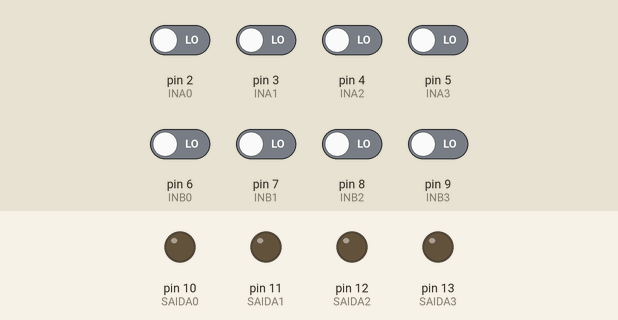
Recording of a sketch running on a simulated Arduino Uno, built with avr-gcc and run on an emulated ATmega328P. Parts: output pins drawn as LEDs (lit = HIGH). Inputs (shaded band) come from the test bench; at power-on: pin 2 (INA0), pin 3 (INA1), pin 4 (INA2), pin 5 (INA3), pin 6 (INB0), pin 7 (INB1), pin 8 (INB2), pin 9 (INB3) LOW.

Above: at 1.2 s.
1.3 s: pin 2 (INA0) driven HIGH
At 2.2 s:
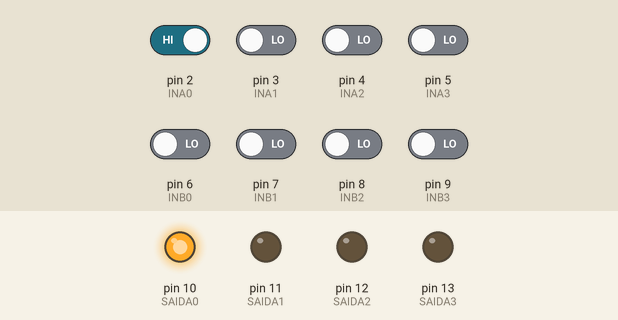
2.8 s: pin 3 (INA1) driven HIGH
At 3.3 s:
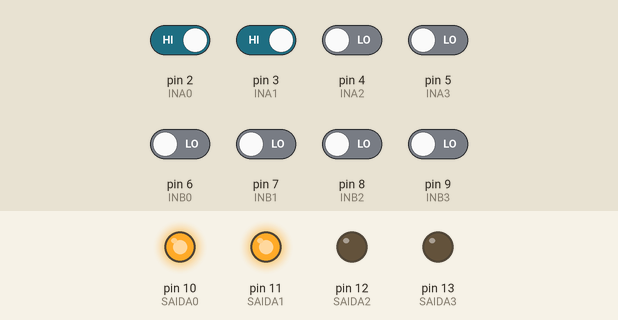
4.3 s: pin 4 (INA2) driven HIGH
At 5.5 s:
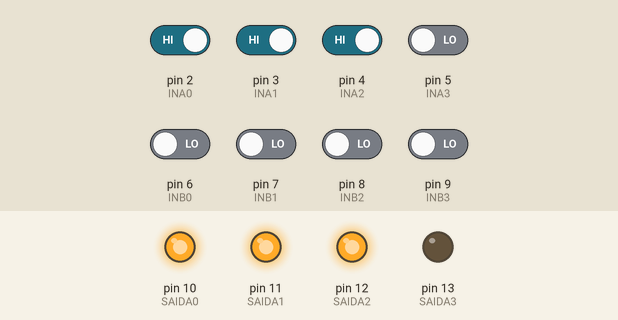
5.8 s: pin 5 (INA3) driven HIGH
At 6.8 s:
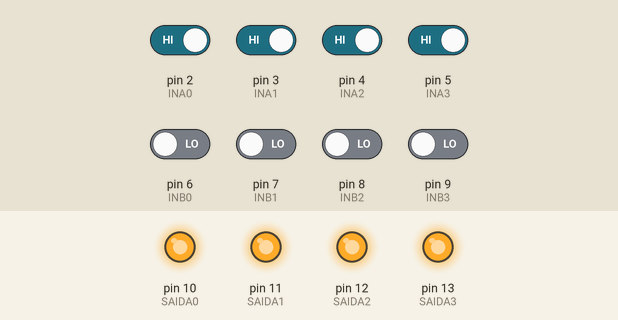
7.3 s: pin 2 (INA0) driven LOW
At 8.0 s:
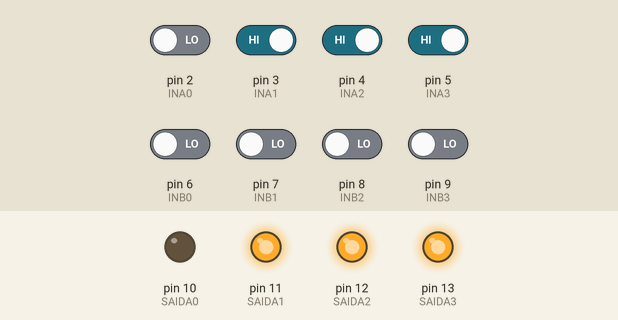
8.8 s: pin 8 (INB2) driven HIGH
At 9.1 s:
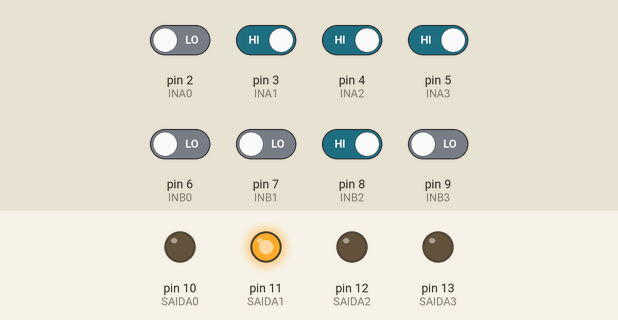
Timing chart, 0 to 11.3 s (numbered marks = the images above; inputs shaded):
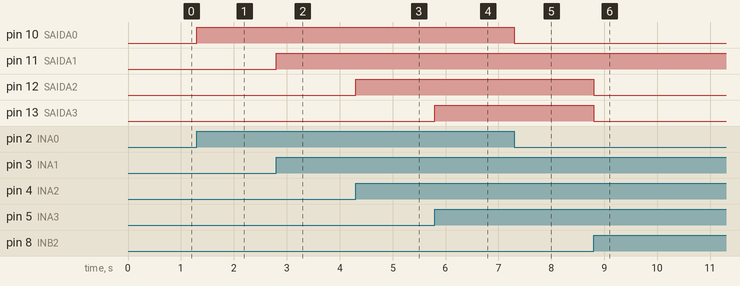

Measured:
- after the input at 1.3 s, pin 10 (SAIDA0): LOW → HIGH at once
- after the input at 2.8 s, pin 11 (SAIDA1): LOW → HIGH at once
- after the input at 4.3 s, pin 12 (SAIDA2): LOW → HIGH at once
- after the input at 5.8 s, pin 13 (SAIDA3): LOW → HIGH at once
- after the input at 7.3 s, pin 10 (SAIDA0): HIGH → LOW at once
- after the input at 8.8 s, pin 12 (SAIDA2), pin 13 (SAIDA3): HIGH → LOW at once

The sketch:

somador4bits.ino
```cpp
#define SAIDA0 10
#define SAIDA1 11
#define SAIDA2 12
#define SAIDA3 13
#define INA0 2
#define INA1 3
#define INA2 4
#define INA3 5
#define INB0 6
#define INB1 7
#define INB2 8
#define INB3 9

int soma(int inputA, int inputB, int valorTS, int saida)
{
  int s, s1, s2, s3, s4, s5, s6;
  s1 = (digitalRead(inputA) ^ digitalRead(inputB));
  s2 = s1 ^ valorTS;
  s3 = digitalRead(inputB) && valorTS;
  s4 = valorTS && digitalRead(inputA);
  s5 = digitalRead(inputA) && digitalRead(inputB);
  s6 = s3 || s4 || s5;
  s = s2;
  digitalWrite(saida, s);
  return s6;
}

void setup()
{
  pinMode(SAIDA0, OUTPUT);
  pinMode(SAIDA1, OUTPUT);
  pinMode(SAIDA2, OUTPUT);
  pinMode(SAIDA3, OUTPUT);
  pinMode(INA0, INPUT);
  pinMode(INA1, INPUT);
  pinMode(INA2, INPUT);
  pinMode(INA3, INPUT);
  pinMode(INB0, INPUT);
  pinMode(INB1, INPUT);
  pinMode(INB2, INPUT);
  pinMode(INB3, INPUT);
}

void loop()
{
  int ts0 = 0, ts1 = 0, ts2 = 0, ts3 = 0;

  ts0 = soma(INA0, INB0, 0, SAIDA0);
  ts1 = soma(INA1, INB1, ts0, SAIDA1);
  ts2 = soma(INA2, INB2, ts1, SAIDA2);
  ts3 = soma(INA3, INB3, ts2, SAIDA3);
}
```
